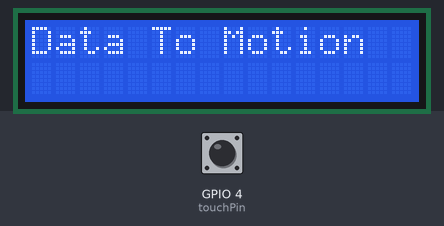
Bench run of a sketch on a simulated ESP32. On the bench: 16×2 character LCD. The inputs (shaded band) are chosen by the test bench; at power-on: GPIO 4 (touchPin) LOW.

Above: at 0.1 s.
2.8 s: GPIO 4 (touchPin) pulled HIGH for 0.15 s
At 4.6 s:
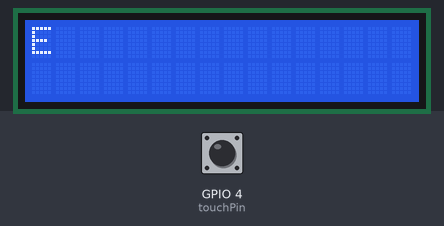
5.0 s: GPIO 4 (touchPin) pulled HIGH for 0.15 s
At 6.3 s:
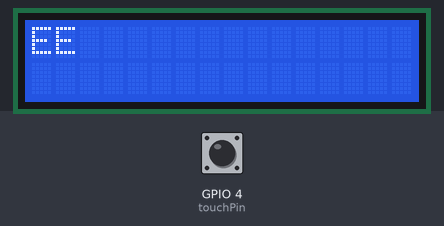
7.2 s: GPIO 4 (touchPin) pulled HIGH for 0.15 s
At 9.1 s:
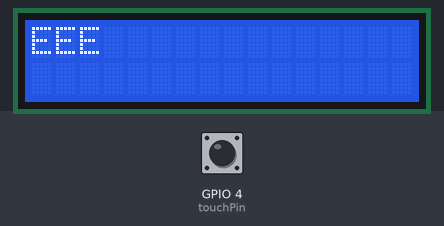
9.4 s: GPIO 4 (touchPin) pulled HIGH for 0.15 s
At 10.9 s:
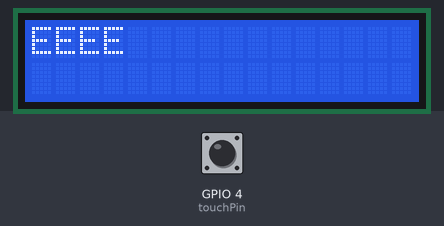
11.6 s: GPIO 4 (touchPin) pulled HIGH for 0.15 s
At 13.5 s:
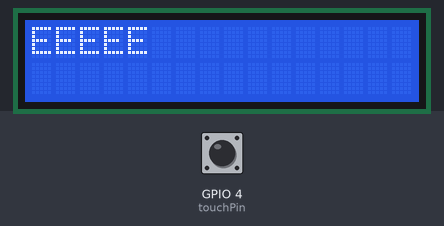
13.8 s: GPIO 4 (touchPin) pulled HIGH for 0.15 s
At 15.4 s:
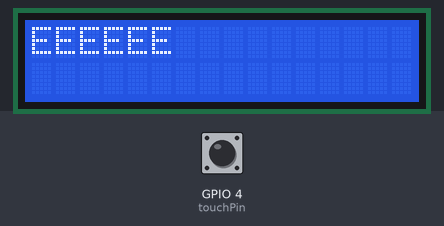
Timing chart, 0 to 16.9 s (numbered marks = the images above; inputs shaded):
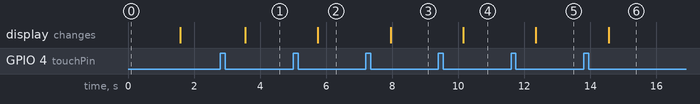

The sketch:

code_morse.ino
```cpp
/*
   =========================================
   Projet : Décodeur Morse tactile
   Matériel : ESP32 Vroom, LCD 16x2 I2C, capteur tactile HW-136
   Auteur : Data To Motion
   =========================================
*/

#include <Wire.h>
#include <LiquidCrystal_I2C.h>

LiquidCrystal_I2C lcd(0x27, 16, 2);

const int touchPin = 4;

// Seuils en millisecondes
const unsigned long dotThreshold = 250;     // < 250 ms = point
const unsigned long deleteThreshold = 1000; // ≥ 1 sec = effacement
const unsigned long letterPause = 600;      // Pause = fin de lettre

String morseBuffer = "";
unsigned long pressStart = 0;
bool isPressed = false;
unsigned long lastRelease = 0;

// Position curseur LCD
int cursorCol = 0;
int cursorRow = 0;

struct MorseCode {
  const char* code;
  char letter;
};

MorseCode morseTable[] = {
  {".-", 'A'},   {"-...", 'B'}, {"-.-.", 'C'}, {"-..", 'D'},
  {".", 'E'},    {"..-.", 'F'}, {"--.", 'G'},  {"....", 'H'},
  {"..", 'I'},   {".---", 'J'}, {"-.-", 'K'},  {".-..", 'L'},
  {"--", 'M'},   {"-.", 'N'},   {"---", 'O'},  {".--.", 'P'},
  {"--.-", 'Q'}, {".-.", 'R'},  {"...", 'S'},  {"-", 'T'},
  {"..-", 'U'},  {"...-", 'V'}, {".--", 'W'},  {"-..-", 'X'},
  {"-.--", 'Y'}, {"--..", 'Z'},
  {"-----", '0'}, {".----", '1'}, {"..---", '2'}, {"...--", '3'},
  {"....-", '4'}, {".....", '5'}, {"-....", '6'}, {"--...", '7'},
  {"---..", '8'}, {"----.", '9'}
};

char decodeMorse(String code) {
  for (int i = 0; i < sizeof(morseTable) / sizeof(MorseCode); i++) {
    if (code == morseTable[i].code) {
      return morseTable[i].letter;
    }
  }
  return '?';
}

// Affichage d’un caractère avec gestion du curseur
void printLetter(char c) {
  lcd.setCursor(cursorCol, cursorRow);
  lcd.print(c);

  cursorCol++;
  if (cursorCol >= 16) {
    cursorCol = 0;
    cursorRow++;
    if (cursorRow >= 2) {
      cursorRow = 0;
    }
  }
}

void clearScreen() {
  lcd.clear();
  cursorCol = 0;
  cursorRow = 0;
}

void setup() {
  lcd.init();
  lcd.backlight();
  lcd.clear();
  lcd.setCursor(0, 0);
  lcd.print("Data To Motion");
  delay(1500);
  lcd.clear();

  pinMode(touchPin, INPUT);
}

void loop() {
  int touchState = digitalRead(touchPin);

  // Début d’appui
  if (touchState == HIGH && !isPressed) {
    isPressed = true;
    pressStart = millis();
  }

  // Relâchement
  if (touchState == LOW && isPressed) {
    isPressed = false;
    unsigned long pressDuration = millis() - pressStart;

    // Effacer si appui long (≥ 1 seconde)
    if (pressDuration >= deleteThreshold) {
      clearScreen();
    }
    // Sinon enregistrer dot ou dash
    else {
      if (pressDuration < dotThreshold) {
        morseBuffer += ".";
      } else {
        morseBuffer += "-";
      }
    }

    lastRelease = millis();
  }

  // Fin de lettre après pause
  if (!isPressed && morseBuffer.length() > 0) {
    if (millis() - lastRelease > letterPause) {
      // 1 point seul = espace
      if (morseBuffer == "......") {
        printLetter(' ');
      } else {
        char decoded = decodeMorse(morseBuffer);
        printLetter(decoded);
      }
      morseBuffer = "";
    }
  }
}
```

Measured:
- after the input at 2.8 s, the display: changes after 0.75 s (image 1)
- after the input at 5.0 s, the display: changes after 0.75 s (image 2)
- after the input at 7.2 s, the display: changes after 0.75 s (image 3)
- after the input at 9.4 s, the display: changes after 0.75 s (image 4)
- after the input at 11.6 s, the display: changes after 0.75 s (image 5)
- after the input at 13.8 s, the display: changes after 0.75 s (image 6)
